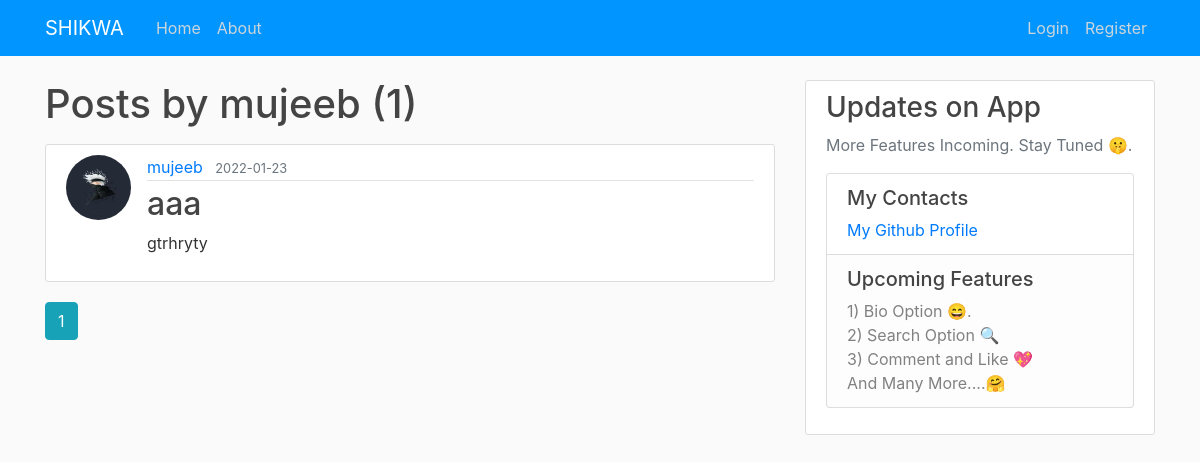
/user/mujeeb, run on the app's committed database.
### shikwa/models.py (models this page shows, shortened)
class User(db.Model, UserMixin):
    id = db.Column(db.Integer, primary_key=True)
    username = db.Column(db.String(20), unique=True, nullable=False)
    email = db.Column(db.String(120), unique=True, nullable=False)
    image_file = db.Column(db.String(20), nullable=False, default='default.jpg')
    password = db.Column(db.String(60), nullable=False)
    about_me = db.Column(db.String(240))
    posts = db.relationship('Post', backref='author', lazy=True)

class Post(db.Model):
    id = db.Column(db.Integer, primary_key=True)
    title = db.Column(db.String(100), nullable=False)
    date_posted = db.Column(db.DateTime, nullable=False, default=datetime.utcnow)
    content = db.Column(db.Text, nullable=False)
    user_id = db.Column(db.Integer, db.ForeignKey('user.id'), nullable=False)

### shikwa/users/routes.py (the view)
@users.route("/user/<string:username>")
def user_posts(username):
    page = request.args.get('page', 1, type=int)
    user = User.query.filter_by(username=username).first_or_404()
    posts = Post.query.filter_by(author=user)\
        .order_by(Post.date_posted.desc())\
        .paginate(page=page, per_page=5)
    return render_template('user_posts.html', posts=posts, user=user)

### shikwa/templates/user_posts.html
{% extends "layout.html" %}
{% block content %}
    <h1 class="mb-3">Posts by {{ user.username }} ({{ posts.total }})</h1>
    {% for post in posts.items %}
        <article class="media content-section">
          <img class="rounded-circle article-img" src="{{ url_for('static', filename='profile_pics/' + post.author.image_file) }}">
          <div class="media-body">
            <div class="article-metadata">
              <a class="mr-2" href="{{ url_for('users.user_posts', username=post.author.username) }}">{{ post.author.username }}</a>
              <small class="text-muted">{{ post.date_posted.strftime('%Y-%m-%d') }}</small>
            </div>
            <h2><a class="article-title" href="{{ url_for('posts.post', post_id=post.id) }}">{{ post.title }}</a></h2>
            <p class="article-content">{{ post.content }}</p>
          </div>
        </article>
    {% endfor %}
    {% for page_num in posts.iter_pages(left_edge=1, right_edge=1, left_current=1, right_current=2) %}
      {% if page_num %}
        {% if posts.page == page_num %}
          <a class="btn btn-info mb-4" href="{{ url_for('users.user_posts', username=user.username, page=page_num) }}">{{ page_num }}</a>
        {% else %}
          <a class="btn btn-outline-info mb-4" href="{{ url_for('users.user_posts', username=user.username, page=page_num) }}">{{ page_num }}</a>
        {% endif %}
      {% else %}
        ...
      {% endif %}
    {% endfor %}
{% endblock content %}

### shikwa/static/main.css (style rules this page uses)
body { background: #fafafa; color: #333333; margin-top: 5rem; }
h1, h2, h3, h4, h5, h6 { color: #444444; }
.content-section { background: #ffffff; padding: 10px 20px; border: 1px solid #dddddd; border-radius: 3px; margin-bottom: 20px; }
.article-title { color: #444444; }
.article-content { white-space: pre-line; }
.article-img { height: 65px; width: 65px; margin-right: 16px; }
.article-metadata { padding-bottom: 1px; margin-bottom: 4px; border-bottom: 1px solid #e3e3e3 }

### data on the page
User: username "mujeeb"
Post: image_file (placeholder picture), author.username "mujeeb", date_posted "2022-01-23", title "aaa", content "gtrhryty"

### other printed values
{{ posts.total }} "1"
{{ page_num }} "1"
